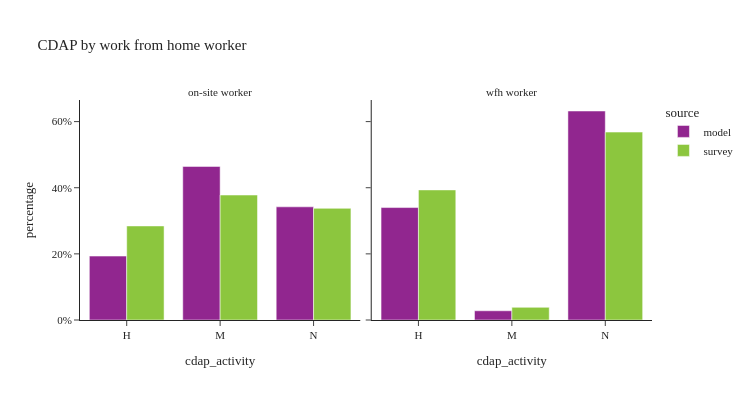

Notebook code for this chart:
### Code cell
util.plot_share_facetbar(per_data, 'person_weight', share_col="cdap_activity", title="CDAP by work from home worker", 
                            facet_col="work_from_home_label", facet_col_wrap=4, height=400, orientation='v')

### Figure 1 — Plotly figure (JSON) as saved in the notebook; plotly's stock layout.template omitted (floating-point values rounded to 4 significant figures)
{"data": [{"alignmentgroup": "True", "customdata": [[783408], [1882229], [1386852]], "hovertemplate": "source=model<br>work_from_home_label=on-site worker<br>cdap_activity=%{x}<br>percentage=%{y}<br>sample_size=%{customdata[0]}<extra></extra>", "legendgroup": "model", "marker": {"color": "#91268F", "pattern": {"shape": ""}}, "name": "model", "offsetgroup": "model", "orientation": "v", "showlegend": true, "textposition": "auto", "type": "bar", "x": ["H", "M", "N"], "xaxis": "x", "y": [0.1933, 0.4645, 0.3422], "yaxis": "y"}, {"alignmentgroup": "True", "customdata": [[102917], [8437], [191275]], "hovertemplate": "source=model<br>work_from_home_label=wfh worker<br>cdap_activity=%{x}<br>percentage=%{y}<br>sample_size=%{customdata[0]}<extra></extra>", "legendgroup": "model", "marker": {"color": "#91268F", "pattern": {"shape": ""}}, "name": "model", "offsetgroup": "model", "orientation": "v", "showlegend": false, "textposition": "auto", "type": "bar", "x": ["H", "M", "N"], "xaxis": "x2", "y": [0.3401, 0.02788, 0.632], "yaxis": "y2"}, {"alignmentgroup": "True", "customdata": [[3593], [3321], [3958]], "hovertemplate": "source=survey<br>work_from_home_label=on-site worker<br>cdap_activity=%{x}<br>percentage=%{y}<br>sample_size=%{customdata[0]}<extra></extra>", "legendgroup": "survey", "marker": {"color": "#8CC63E", "pattern": {"shape": ""}}, "name": "survey", "offsetgroup": "survey", "orientation": "v", "showlegend": true, "textposition": "auto", "type": "bar", "x": ["H", "M", "N"], "xaxis": "x", "y": [0.2844, 0.3779, 0.3377], "yaxis": "y"}, {"alignmentgroup": "True", "customdata": [[457], [47], [776]], "hovertemplate": "source=survey<br>work_from_home_label=wfh worker<br>cdap_activity=%{x}<br>percentage=%{y}<br>sample_size=%{customdata[0]}<extra></extra>", "legendgroup": "survey", "marker": {"color": "#8CC63E", "pattern": {"shape": ""}}, "name": "survey", "offsetgroup": "survey", "orientation": "v", "showlegend": false, "textposition": "auto", "type": "bar", "x": ["H", "M", "N"], "xaxis": "x2", "y": [0.3934, 0.03831, 0.5683], "yaxis": "y2"}], "layout": {"annotations": [{"font": {}, "showarrow": false, "text": "on-site worker", "x": 0.245, "xanchor": "center", "xref": "paper", "y": 1.0, "yanchor": "bottom", "yref": "paper"}, {"font": {}, "showarrow": false, "text": "wfh worker", "x": 0.755, "xanchor": "center", "xref": "paper", "y": 1.0, "yanchor": "bottom", "yref": "paper"}], "barmode": "group", "height": 400, "legend": {"title": {"text": "source"}, "tracegroupgap": 0}, "title": {"text": "CDAP by work from home worker"}, "width": 750, "xaxis": {"anchor": "y", "domain": [0.0, 0.49], "title": {"text": "cdap_activity"}}, "xaxis2": {"anchor": "y2", "domain": [0.51, 1.0], "matches": "x", "title": {"text": "cdap_activity"}}, "yaxis": {"anchor": "x", "domain": [0.0, 1.0], "tickformat": ".0%", "title": {"text": "percentage"}}, "yaxis2": {"anchor": "x2", "domain": [0.0, 1.0], "matches": "y", "showticklabels": false, "tickformat": ".0%"}}}
